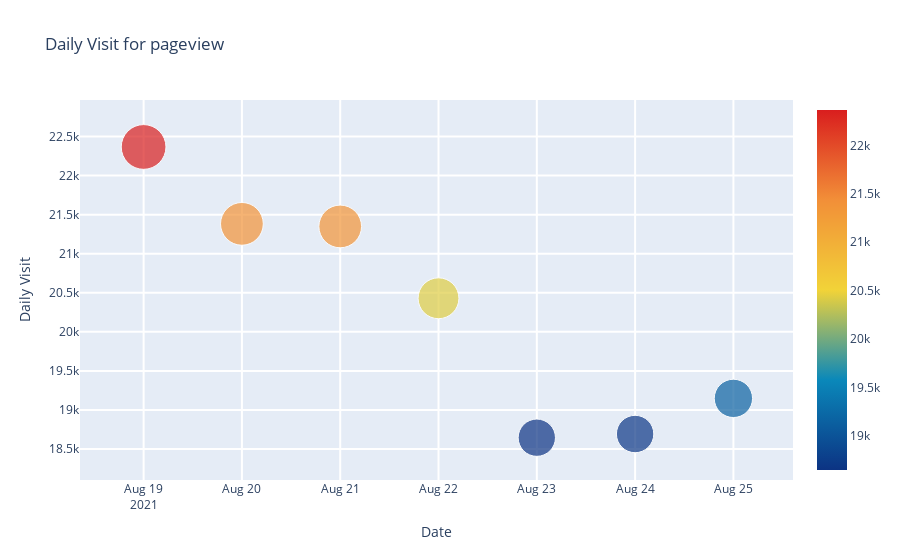

Source (notebook cell):
### Code cell
fig

### Figure 1 — Plotly figure (JSON) as saved in the notebook; plotly's stock layout.template omitted (floating-point values rounded to 4 significant figures)
{"data": [{"marker": {"color": [22366, 21382, 21349, 20430, 18646, 18693, 19149], "colorscale": [[0, "rgb(12,51,131)"], [0.25, "rgb(10,136,186)"], [0.5, "rgb(242,211,56)"], [0.75, "rgb(242,143,56)"], [1, "rgb(217,30,30)"]], "showscale": true, "size": [44.73, 42.76, 42.7, 40.86, 37.29, 37.39, 38.3]}, "mode": "markers", "type": "scatter", "x": ["2021-08-19T00:00:00.000000000", "2021-08-20T00:00:00.000000000", "2021-08-21T00:00:00.000000000", "2021-08-22T00:00:00.000000000", "2021-08-23T00:00:00.000000000", "2021-08-24T00:00:00.000000000", "2021-08-25T00:00:00.000000000"], "y": [22366, 21382, 21349, 20430, 18646, 18693, 19149]}], "layout": {"autosize": true, "hovermode": "closest", "showlegend": false, "title": {"text": "Daily Visit for pageview"}, "xaxis": {"gridwidth": 2, "ticklen": 5, "title": {"text": "Date"}}, "yaxis": {"gridwidth": 2, "ticklen": 5, "title": {"text": "Daily Visit"}}}}
